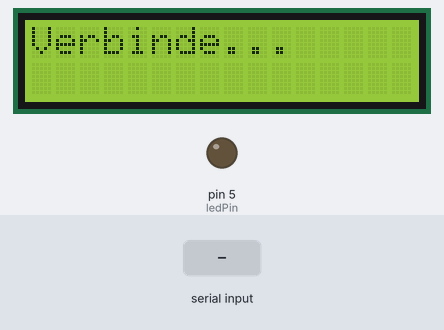
This sketch was run on a simulated Arduino Uno, built with avr-gcc and run on an emulated ATmega328P. Parts: 16×2 character LCD, output pins drawn as LEDs (lit = HIGH). Inputs (shaded band) come from the test bench. What the sketch prints to the serial monitor is not drawn.

Above: at 1.2 s.
1.3 s: "1" received over the second serial link
At 2.1 s:
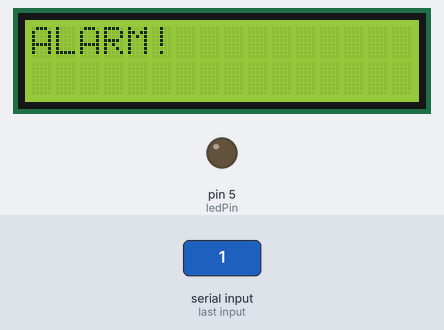
2.9 s: "0" received over the second serial link
At 3.2 s:
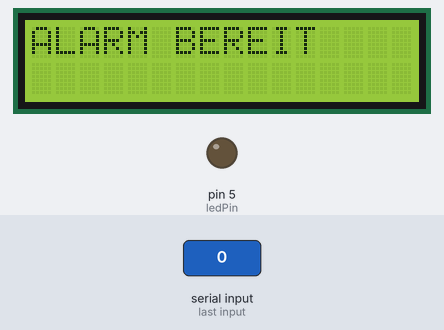
Timing chart, 0 to 5.9 s (numbered marks = the images above; inputs shaded):
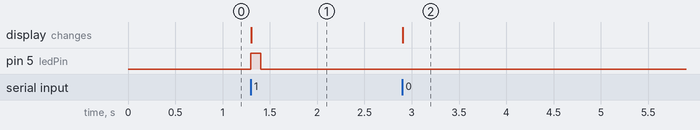

Measured:
- after the input at 1.3 s, pin 5 (ledPin): LOW → HIGH at once, → LOW 0.10 s later; the display: changes at once (image 1)
- after the input at 2.9 s, the display: changes at once (image 2)

The sketch:

programmSLAVE.ino
```cpp
#include <SoftwareSerial.h>
#include <LiquidCrystal.h>     //Library für LCD Display
#define ledPin 5

SoftwareSerial BTserial(2, 3); // RX | TX
char state;                    //Datentyp für Bluetooth Outputsignal
const int rs = 12, en = 11, d4 = 10, d5 = 9, d6 = 8, d7 = 7; //PINS für LCD Display RS=Register Select, EN=Enable Pin, D4-D7=4 Wire Mode für Data
LiquidCrystal lcd(rs, en, d4, d5, d6, d7);                   //aktiviert Library Befehle für LCD
int cursorColumn = 0;                                        //Datentyp für Cursor der LCD

void setup() {
  // put your setup code here, to run once:
  pinMode(ledPin, OUTPUT);  //ledPin versorgt auch den Buzzer, setzt den PIN in Outputmode
  Serial.begin(9600);       //aktiviert die Datenrate bei 9600 Bits pro Sekunde (Baudrate)
  BTserial.begin(9600);     //aktiviert die Bluetoothdatenrate bei 9600 Bits pro Sekunde (Baudrate)

  lcd.begin(16, 2);          //aktiviert die LCD mit 16 Spalten und 2 Zeilen
  lcd.print("Verbinde...");  //LCD zeigt "Verbinde..." bis BT Module verbunden sind
}

void loop() {
  // put your main code here, to run repeatedly:
  lcd.setCursor(0, 1);         //setzt den Cursor auf Spalte 0 und Zeile 1
  if (BTserial.available() > 0) {  //schaut ob Bluetooth Signal kommt
      state = BTserial.read();      //liest den Bluetooth Signal und schreibt disen in state
      Serial.write(state);          //zum Überprüfen im Serial Monitor
    }
  if (state == '0') {               //falls eine 0 über Bluetooth kommt
    digitalWrite(ledPin, LOW);      //Alarm bleibt aus
    lcd.clear();                    //löscht Inhalt auf dem LCD
    lcd.print("ALARM BEREIT");      //Sagt dem User, dass Alarm bereit ist
    delay(100);                     //delay für Stabilität
    state = BTserial.read();        //liest den Bluetooth Signal erneut
    }
  else if (state == '1') {          //falls eine 1 über Bluetooth kommt
    digitalWrite(ledPin, HIGH);     //Aktiviert Alarm
    lcd.clear();                    //löscht Inhalt auf dem LCD
    lcd.print("ALARM!");            //printet ALARM auf dem LCD
    delay(100);                     //cooler Alarm Effekt
    digitalWrite(ledPin, LOW);      //gehört zum coolen Alarm Effekt
    delay(100);                     //immernoch cooler Alarm Effekt
    state = BTserial.read();        //liest den Bluetooth Signal erneut
  }
}
```
